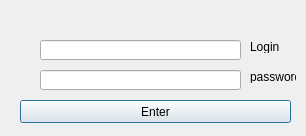
<?xml version="1.0" encoding="UTF-8"?>
<ui version="4.0">
 <class>adminlogin</class>
 <widget class="QDialog" name="adminlogin">
  <property name="geometry">
   <rect>
    <x>0</x>
    <y>0</y>
    <width>306</width>
    <height>136</height>
   </rect>
  </property>
  <property name="windowTitle">
   <string>Dialog</string>
  </property>
  <widget class="QLineEdit" name="lineEdit">
   <property name="geometry">
    <rect>
     <x>40</x>
     <y>40</y>
     <width>201</width>
     <height>20</height>
    </rect>
   </property>
  </widget>
  <widget class="QLineEdit" name="lineEdit_2">
   <property name="geometry">
    <rect>
     <x>40</x>
     <y>70</y>
     <width>201</width>
     <height>20</height>
    </rect>
   </property>
  </widget>
  <widget class="QLabel" name="label">
   <property name="geometry">
    <rect>
     <x>250</x>
     <y>40</y>
     <width>46</width>
     <height>13</height>
    </rect>
   </property>
   <property name="text">
    <string>Login</string>
   </property>
  </widget>
  <widget class="QLabel" name="label_2">
   <property name="geometry">
    <rect>
     <x>250</x>
     <y>70</y>
     <width>46</width>
     <height>13</height>
    </rect>
   </property>
   <property name="text">
    <string>password</string>
   </property>
  </widget>
  <widget class="QPushButton" name="pushButton">
   <property name="geometry">
    <rect>
     <x>20</x>
     <y>100</y>
     <width>271</width>
     <height>23</height>
    </rect>
   </property>
   <property name="text">
    <string>Enter</string>
   </property>
  </widget>
 </widget>
 <resources/>
 <connections/>
</ui>
